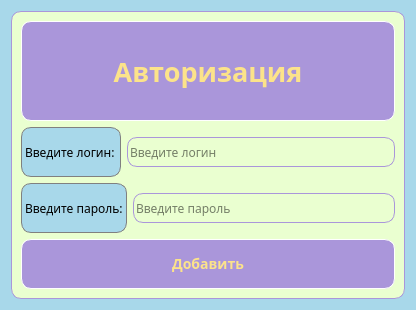
<?xml version="1.0" encoding="UTF-8"?>
<ui version="4.0">
 <class>Dialog</class>
 <widget class="QDialog" name="Dialog">
  <property name="geometry">
   <rect>
    <x>0</x>
    <y>0</y>
    <width>416</width>
    <height>310</height>
   </rect>
  </property>
  <property name="windowTitle">
   <string>Dialog</string>
  </property>
  <property name="styleSheet">
   <string notr="true">background-color: #A8D8EA;
font-family: arial rounded mt bold;</string>
  </property>
  <layout class="QVBoxLayout" name="verticalLayout_2">
   <item>
    <widget class="QFrame" name="frame">
     <property name="styleSheet">
      <string notr="true">background-color: #EAFFD0;
border-radius: 10px;
border: 1px solid #AA96DA;</string>
     </property>
     <property name="frameShape">
      <enum>QFrame::StyledPanel</enum>
     </property>
     <property name="frameShadow">
      <enum>QFrame::Raised</enum>
     </property>
     <layout class="QVBoxLayout" name="verticalLayout">
      <item>
       <widget class="QLabel" name="label_main_name">
        <property name="minimumSize">
         <size>
          <width>300</width>
          <height>100</height>
         </size>
        </property>
        <property name="font">
         <font>
          <family>arial rounded mt 13</family>
          <pointsize>20</pointsize>
          <bold>true</bold>
         </font>
        </property>
        <property name="styleSheet">
         <string notr="true">background-color: #AA96DA;
border-radius: 10px;
color: #FCE38A;
border: 1px solid white;</string>
        </property>
        <property name="text">
         <string>Авторизация</string>
        </property>
        <property name="alignment">
         <set>Qt::AlignCenter</set>
        </property>
       </widget>
      </item>
      <item>
       <layout class="QHBoxLayout" name="horizontalLayout" stretch="0,0">
        <item>
         <widget class="QLabel" name="label">
          <property name="minimumSize">
           <size>
            <width>100</width>
            <height>50</height>
           </size>
          </property>
          <property name="maximumSize">
           <size>
            <width>16777215</width>
            <height>50</height>
           </size>
          </property>
          <property name="styleSheet">
           <string notr="true">background-color: #A8D8EA;
border: 1px solid gray;</string>
          </property>
          <property name="text">
           <string>Введите логин:</string>
          </property>
         </widget>
        </item>
        <item>
         <widget class="QLineEdit" name="lineEdit">
          <property name="minimumSize">
           <size>
            <width>0</width>
            <height>30</height>
           </size>
          </property>
          <property name="placeholderText">
           <string>Введите логин</string>
          </property>
         </widget>
        </item>
       </layout>
      </item>
      <item>
       <layout class="QHBoxLayout" name="horizontalLayout_2" stretch="0,0">
        <property name="spacing">
         <number>6</number>
        </property>
        <property name="sizeConstraint">
         <enum>QLayout::SetDefaultConstraint</enum>
        </property>
        <item>
         <widget class="QLabel" name="label_2">
          <property name="minimumSize">
           <size>
            <width>100</width>
            <height>50</height>
           </size>
          </property>
          <property name="maximumSize">
           <size>
            <width>16777215</width>
            <height>50</height>
           </size>
          </property>
          <property name="styleSheet">
           <string notr="true">background-color: #A8D8EA;
border: 1px solid gray;</string>
          </property>
          <property name="text">
           <string>Введите пароль:</string>
          </property>
         </widget>
        </item>
        <item>
         <widget class="QLineEdit" name="lineEdit_2">
          <property name="minimumSize">
           <size>
            <width>0</width>
            <height>30</height>
           </size>
          </property>
          <property name="placeholderText">
           <string>Введите пароль</string>
          </property>
         </widget>
        </item>
       </layout>
      </item>
      <item>
       <widget class="QPushButton" name="btn_new_entry">
        <property name="minimumSize">
         <size>
          <width>0</width>
          <height>50</height>
         </size>
        </property>
        <property name="font">
         <font>
          <family>arial rounded mt 13</family>
          <pointsize>-1</pointsize>
          <bold>true</bold>
         </font>
        </property>
        <property name="styleSheet">
         <string notr="true">QPushButton {
background-color: #AA96DA;
border-radius: 10px;
color: #FCE38A;
font-size: 14px;
border: 1px solid white
}
QPushButton:hover {
background-color: #F38181;
}
QPushButton:pressed {
background-color: #EAFFD0;
}</string>
        </property>
        <property name="text">
         <string>Добавить</string>
        </property>
        <property name="icon">
         <iconset resource="resources.qrc">
          <normaloff>:/icon/icons/add_FILL0_wght400_GRAD0_opsz24.svg</normaloff>:/icon/icons/add_FILL0_wght400_GRAD0_opsz24.svg</iconset>
        </property>
        <property name="iconSize">
         <size>
          <width>24</width>
          <height>24</height>
         </size>
        </property>
       </widget>
      </item>
     </layout>
    </widget>
   </item>
  </layout>
 </widget>
 <resources>
  <include location="resources.qrc"/>
 </resources>
 <connections/>
</ui>
